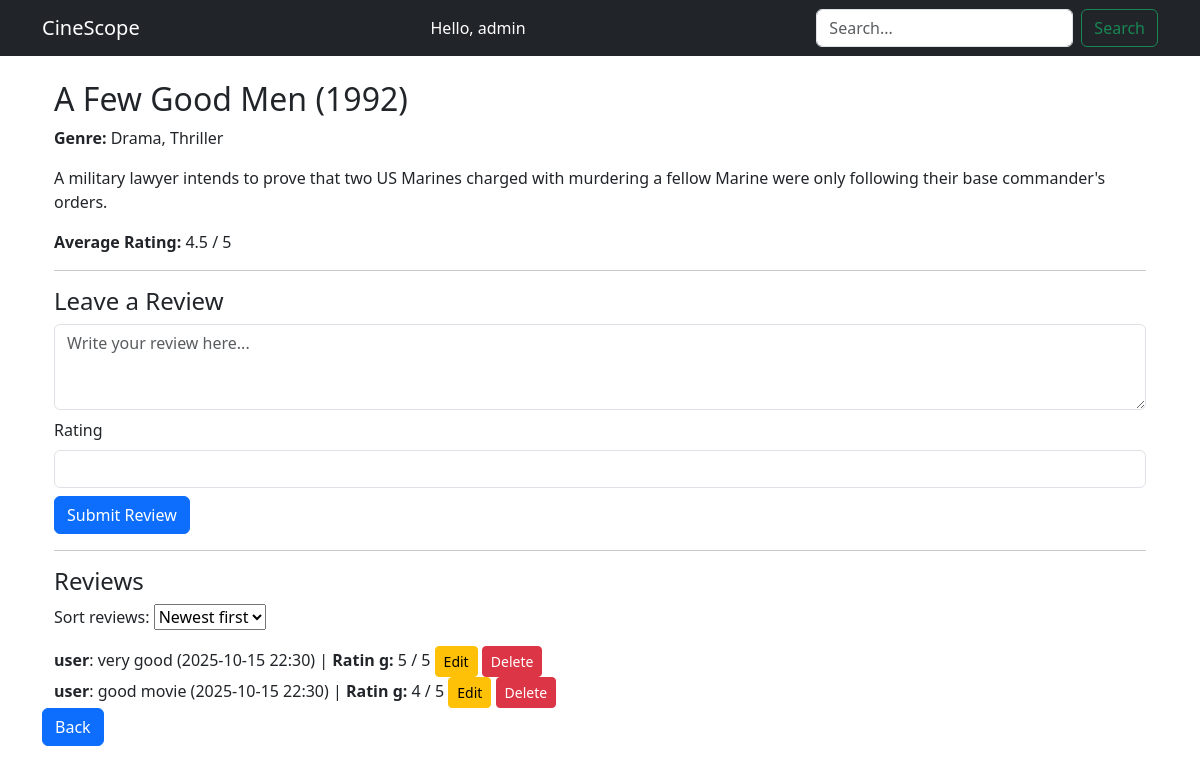
Screenshot of /movie/5 (signed in) with the database file from the repository.
### app.py (models this page shows)
class User(db.Model, UserMixin):
    id = db.Column(db.Integer, primary_key=True)
    username = db.Column(db.String(150), unique=True, nullable=False)
    password = db.Column(db.String(150), nullable=False)
    role = db.Column(db.String(20), nullable=False, default='user')
    is_banned = db.Column(db.Boolean, default=False)

class Movie(db.Model):
    id = db.Column(db.Integer, primary_key=True)
    title = db.Column(db.String(150), nullable=False)
    genre = db.Column(db.String(50), nullable=False)
    year = db.Column(db.Integer, nullable=False)
    description = db.Column(db.Text, nullable=True)
    poster = db.Column(db.String(300), nullable=True)
    @property
    def average_rating(self):
        if not self.reviews or len(self.reviews) == 0:
            return 0
        return sum([r.rating for r in self.reviews]) / len(self.reviews)

class Review(db.Model):
    id = db.Column(db.Integer, primary_key=True)
    content = db.Column(db.Text, nullable=False)
    timestamp = db.Column(db.DateTime, default=db.func.current_timestamp())
    rating = db.Column(db.Integer, nullable=False, default=0)
    user_id = db.Column(db.Integer, db.ForeignKey('user.id'), nullable=False)
    movie_id = db.Column(db.Integer, db.ForeignKey('movie.id'), nullable=False)
    user = db.relationship('User', backref=db.backref('reviews', lazy=True))
    movie = db.relationship('Movie', backref=db.backref('reviews', lazy=True))

### app.py (the view)
@app.route('/movie/<int:movie_id>', methods=['GET', 'POST'])
@login_required
def movie_details(movie_id):
    movie = Movie.query.get_or_404(movie_id)
    form = ReviewForm()
    if form.validate_on_submit():
        review = Review(
            movie_id=movie.id,
            user_id=current_user.id,
            rating=form.rating.data,
            content=form.content.data
        )
        db.session.add(review)
        db.session.commit()
        flash('Review submitted!', 'success')
        return redirect(url_for('movie_details', movie_id=movie.id))
    else:
      print(form.errors)
    sort = request.args.get('sort', 'newest')
    if sort == 'oldest':
        reviews = Review.query.filter_by(movie_id=movie.id).order_by(Review.timestamp.asc()).all()
    else:
        reviews = Review.query.filter_by(movie_id=movie.id).order_by(Review.timestamp.desc()).all()
    return render_template('movie_details.html', movie=movie, reviews=reviews, form=form, sort=sort, average_rating=movie.average_rating)

### forms.py
class ReviewForm(FlaskForm):
    content = TextAreaField('Review', validators=[DataRequired(), Length(max=1000)])
    rating = IntegerField('Rating', validators=[DataRequired(), NumberRange(min=1, max=5)])
    submit = SubmitField('Submit Review')

### app.py (called while the page is built)
@login_manager.user_loader
def load_user(user_id):
    return User.query.get(int(user_id))

@app.before_request
def check_user_ban_status():
    if current_user.is_authenticated and current_user.is_banned:
        logout_user()
        flash("Ваш аккаунт был заблокирован.", "danger")
        return redirect(url_for('login'))

### templates/movie_details.html (shortened to what this page needs)
<!DOCTYPE html>
<html lang="en">
<head>
</head>
<body>
    {% extends "base.html" %}
{% block content %}
<div class="container mt-4">
    <h2>{{ movie.title }} ({{ movie.year }})</h2>
    <p><strong>Genre:</strong> {{ movie.genre }}</p>
    <p>{{ movie.description }}</p>
    <p><strong>Average Rating:</strong> {{ '%.1f' % average_rating }} / 5</p>
    <hr>
    <h4>Leave a Review</h4>
    <form method="POST">
        <div class="mb-2">
            {{ form.content(class="form-control", rows="3", placeholder="Write your review here...") }}
        </div>
        <div class="mb-2">
            {{ form.rating.label(class="form-label") }}
            {{ form.rating(class="form-control", min=1, max=5) }}
        </div>
        {{ form.submit(class="btn btn-primary") }}
    </form>
    <hr>
    <h4>Reviews</h4>
    <form method="get" class="mb-3">
    <label>Sort reviews:</label>
    <select name="sort" onchange="this.form.submit()">
        <option value="newest" {% if sort=='newest' %}selected{% endif %}>Newest first</option>
    </select>
</form>
{% for review in reviews %}
<div class="review">
    <strong>{{ review.user.username }}</strong>: {{ review.content }} ({{ review.timestamp.strftime('%Y-%m-%d %H:%M') }})
    <span> | <strong>Ratin  g:</strong> {{ review.rating }} / 5</span>
    {% if current_user.id == review.user_id or current_user.role in ['manager', 'admin'] %}
    <a href="{{ url_for('edit_review', review_id=review.id) }}" class="btn btn-warning btn-sm">Edit</a>
    <form method="POST" action="{{ url_for('delete_review', review_id=review.id) }}" style="display:inline;">
        <button type="submit" class="btn btn-danger btn-sm">Delete</button>
    </form>
    {% endif %}
</div>
{% endfor %}
</div>
<a href="{{ url_for('movies') }}" class="btn btn-primary">Back</a>
{% endblock %}

### templates/base.html (shortened to what this page needs)
<!DOCTYPE html>
<html lang="en">
<head>
  <link rel="stylesheet" href="https://cdn.jsdelivr.net/npm/bootstrap@5.3.0/dist/css/bootstrap.min.css">
</head>
<body>
<nav class="navbar navbar-expand-lg navbar-dark bg-dark">
  <div class="container">
    <a class="navbar-brand" href="{{ url_for(current_user.role+'_dashboard') }}">CineScope</a>
    <div>
      {% if current_user.is_authenticated %}
        <span class="text-white me-3">Hello, {{ current_user.username }}</span>
      {% else %}
        <a href="{{ url_for('login') }}" class="btn btn-outline-light btn-sm me-2">Login</a>
        <a href="{{ url_for('register') }}" class="btn btn-outline-light btn-sm">Register</a>
      {% endif %}
    </div>
    <form class="d-flex" method="get" action="{{ url_for('search') }}">
    <input class="form-control me-2" type="search" name="q" placeholder="Search..." value="{{ request.args.get('q', '') }}">
    <button class="btn btn-outline-success" type="submit">Search</button>
</form>
  </div>
</nav>
<div class="container mt-4">
{% block content %}{% endblock %}
</div>
</body>
</html>

### rows the page displays
User: username "admin"
Movie: title "A Few Good Men", year "1992", genre "Drama, Thriller", description "A military lawyer intends to prove that two US Marines charged with murdering a fellow Marine were only following their base commander's orders."
Review: user.username "user", content "very good", timestamp "2025-10-15 22:30", rating "5"
Review: user.username "user", content "good movie", timestamp "2025-10-15 22:30", rating "4"

### other values shown
{{ '%.1f' % average_rating }} "4.5"
